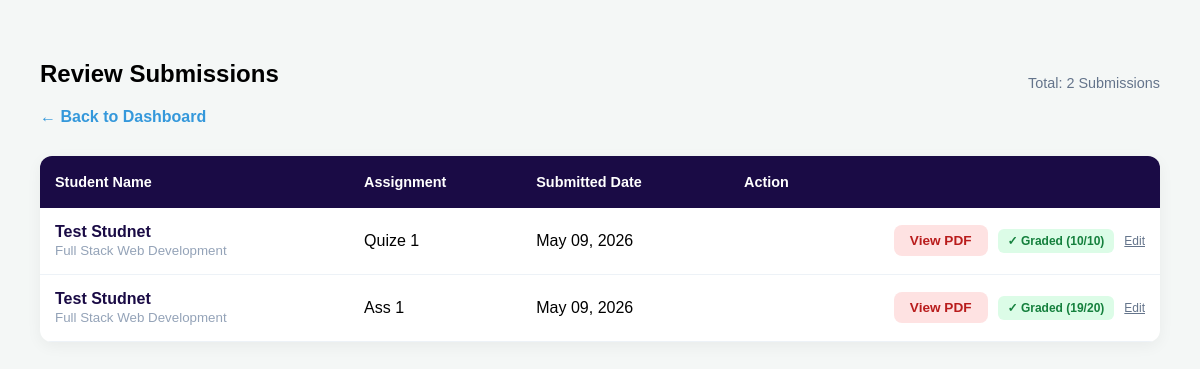
Screenshot of /Teacher/view_submissions.php (signed in) with the database file from the repository.
### tables this page shows
CREATE TABLE `submissions` (
  `id` int(11) NOT NULL,
  `lesson_id` int(11) NOT NULL,
  `student_id` int(11) NOT NULL,
  `file_path` varchar(255) NOT NULL,
  `submitted_at` timestamp NOT NULL DEFAULT current_timestamp()
);

CREATE TABLE `users` (
  `id` int(11) NOT NULL,
  `name` varchar(100) NOT NULL,
  `email` varchar(100) NOT NULL,
  `phone` varchar(20) DEFAULT NULL,
  `gender` varchar(10) DEFAULT NULL,
  `password` varchar(255) NOT NULL,
  `role` enum('admin','teacher','student','manager') NOT NULL,
  `created_at` timestamp NOT NULL DEFAULT current_timestamp(),
  `status` tinyint(1) DEFAULT 1,
  `course_id` varchar(255) DEFAULT NULL
);

CREATE TABLE `courses` (
  `id` int(11) NOT NULL,
  `title` varchar(255) NOT NULL,
  `description` text DEFAULT NULL,
  `teacher_id` int(11) DEFAULT NULL,
  `created_at` timestamp NOT NULL DEFAULT current_timestamp()
);

CREATE TABLE `lessons` (
  `id` int(11) NOT NULL,
  `course_id` int(11) DEFAULT NULL,
  `part_number` int(11) DEFAULT NULL,
  `title` varchar(255) DEFAULT NULL,
  `content_type` enum('pdf','video','text','quiz') DEFAULT NULL,
  `file_path_or_link` text DEFAULT NULL,
  `category` enum('material','assignment','quiz','exam') DEFAULT 'material'
);

CREATE TABLE `grades` (
  `id` int(11) NOT NULL,
  `course_id` int(11) DEFAULT NULL,
  `student_id` int(11) DEFAULT NULL,
  `assessment_name` varchar(100) DEFAULT NULL,
  `weight` int(11) DEFAULT NULL,
  `score_out_of_100` float DEFAULT NULL
);

### Teacher/view_submissions.php (the view, shortened to what this page needs)
<?php
require_once '../config/db.php';
$teacher_id = $_SESSION['user_id'];
$limit = 10;
$page = isset($_GET['page']) ? (int)$_GET['page'] : 1;
$offset = ($page - 1) * $limit;
$count_sql = "SELECT COUNT(*) as total FROM submissions s
              JOIN lessons l ON s.lesson_id = l.id
              JOIN courses c ON l.course_id = c.id
              WHERE c.teacher_id = '$teacher_id'";
$count_result = $conn->query($count_sql);
$total_rows = $count_result->fetch_assoc()['total'];
$sql = "SELECT
            s.id as sub_id, s.file_path, s.submitted_at, s.student_id,
            l.course_id, u.name as student_name, l.title as assignment_title,
            c.title as course_name, g.score_out_of_100 as official_score, g.weight
        FROM submissions s
        JOIN users u ON s.student_id = u.id
        JOIN lessons l ON s.lesson_id = l.id
        JOIN courses c ON l.course_id = c.id
        LEFT JOIN grades g ON (g.student_id = s.student_id
                               AND g.course_id = l.course_id
                               AND g.assessment_name = l.title)
        WHERE c.teacher_id = '$teacher_id'
        ORDER BY s.submitted_at DESC
        LIMIT $limit OFFSET $offset";
$result = $conn->query($sql);
?>
<!DOCTYPE html>
<html lang="en">
<head>
</head>
<body style="background: #f4f7f6; font-family: sans-serif;">
<div class="sub-container">
    <div class="header-flex">
        <div>
            <h2 data-lang="review_submissions_title">Review Submissions</h2>
            <a href="dashboard.php" style="color: var(--secondary); text-decoration: none; font-weight: 600;">← <span data-lang="back_to_dashboard">Back to Dashboard</span></a>
        </div>
        <div style="color: #64748b; font-size: 0.9rem;">Total: <?php echo $total_rows; ?> Submissions</div>
    </div>
    <div class="table-responsive">
        <table>
            <thead>
                <tr>
                 <th data-lang="th_student_name">Student Name</th>
                <th data-lang="th_assignment">Assignment</th>
                <th data-lang="th_submitted_date">Submitted Date</th>
                <th data-lang="th_action">Action</th>
                </tr>
            </thead>
            <tbody>
                <?php if($result && $result->num_rows > 0): ?>
                    <?php while($row = $result->fetch_assoc()): ?>
                    <tr>
                        <td data-label="Student">
                            <strong style="color: var(--primary);"><?php echo $row['student_name']; ?></strong><br>
                            <small style="color: #94a3b8;"><?php echo $row['course_name']; ?></small>
                        </td>
                        <td data-label="Assignment"><?php echo $row['assignment_title']; ?></td>
                        <td data-label="Date"><?php echo date('M d, Y', strtotime($row['submitted_at'])); ?></td>
                        <td data-label="Action">
                            <div style="display: flex; align-items: center; gap: 10px; justify-content: flex-end;">
                                <a href="../<?php echo $row['file_path']; ?>" target="_blank" class="btn-view btn-pdf" data-lang="btn_view_pdf">View PDF</a>
                                <?php if($row['official_score'] !== null): ?>
                                    <span class="badge-graded">✓ Graded (<?php echo $row['official_score']; ?>/<?php echo $row['weight']; ?>)</span>
                                    <a href="manage_students.php?course_id=<?php echo $row['course_id']; ?>&student_id=<?php echo $row['student_id']; ?>&as_name=<?php echo urlencode($row['assignment_title']); ?>" class="btn-edit" data-lang="btn_edit">>Edit</a>
                                <?php else: ?>
                                    <a href="manage_students.php?course_id=<?php echo $row['course_id']; ?>&student_id=<?php echo $row['student_id']; ?>&as_name=<?php echo urlencode($row['assignment_title']); ?>"
                                       class="btn-view btn-grade" data-lang="btn_add_grade">Add Grade</a>
                                <?php endif; ?>
                            </div>
                        </td>
                    </tr>
                    <?php endwhile; ?>
                <?php else: ?>
                    <tr><td colspan="4" style="text-align: center; padding: 50px; color: #94a3b8;" data-lang="no_submissions_found">No submissions found.</td></tr>
                <?php endif; ?>
            </tbody>
        </table>
    </div>
</div>
</body>
</html>

### Teacher/view_submissions.php (style rules this page uses)
:root { --primary: #1a0b45; --secondary: #3498db; --success: #27ae60; --warning: #e67e22; --bg: #f8fafc; }
body { background: var(--bg); font-family: 'Inter', sans-serif; margin: 0; padding: 20px; }
.sub-container { max-width: 1200px; margin: auto; padding: 20px; }
.header-flex { display: flex; justify-content: space-between; align-items: center; margin-bottom: 30px; flex-wrap: wrap; }
.table-responsive { width: 100%; overflow-x: auto; background: white; border-radius: 12px; box-shadow: 0 4px 15px rgba(0,0,0,0.05); }
table { width: 100%; border-collapse: collapse; min-width: 600px; }
th { background: var(--primary); color: white; padding: 18px 15px; text-align: left; font-size: 0.9rem; }
td { padding: 15px; border-bottom: 1px solid #edf2f7; vertical-align: middle; }
.btn-view { display: inline-block; padding: 8px 16px; border-radius: 8px; text-decoration: none; font-size: 0.85rem; font-weight: 600; transition: 0.2s; }
.btn-pdf { background: #fee2e2; color: #b91c1c; }
.btn-edit { color: #64748b; font-size: 0.75rem; text-decoration: underline; }
.badge-graded { background: #dcfce7; color: #15803d; padding: 5px 10px; border-radius: 6px; font-size: 0.75rem; font-weight: bold; }

### rows the page displays
submissions: student.name "Test Studnet", courses.title "Full Stack Web Development", lesson.title "Quize 1", submitted_at "May 09, 2026", grades.score_out_of_100 "10", grades.weight "10"
submissions: student.name "Test Studnet", courses.title "Full Stack Web Development", lesson.title "Ass 1", submitted_at "May 09, 2026", grades.score_out_of_100 "19", grades.weight "20"

### other values shown
$total_rows "2"
